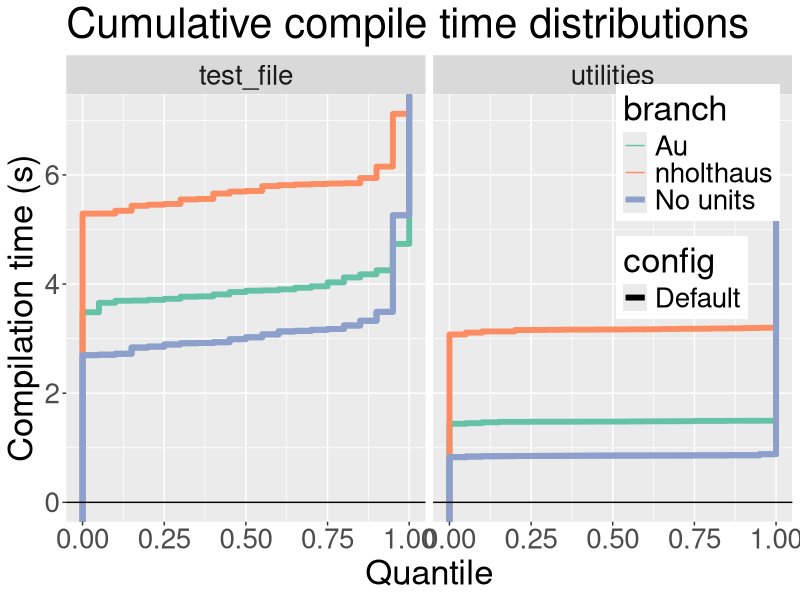
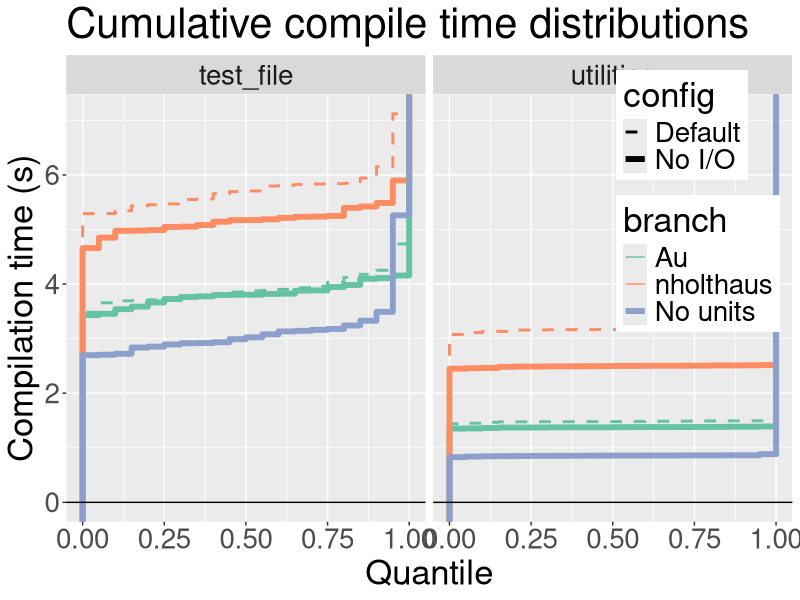
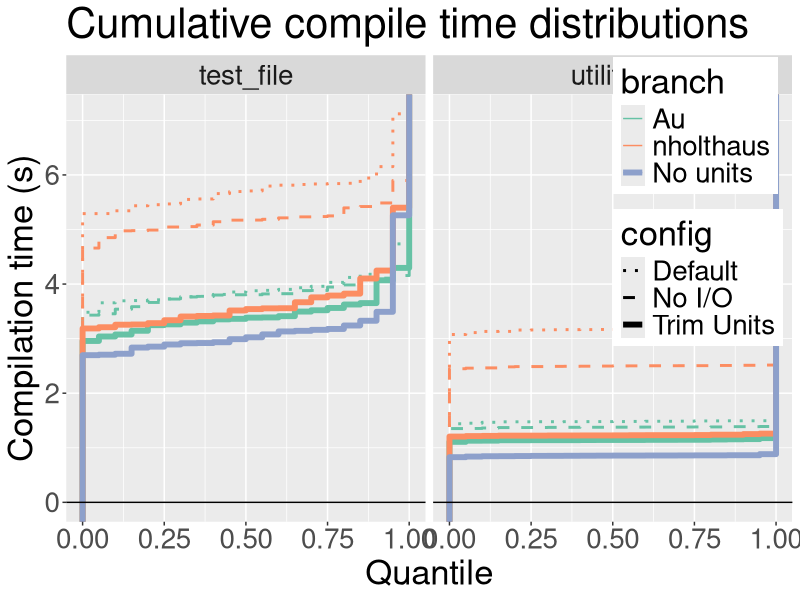

The R source for these figures, in order:
library(ggplot2)
library(stringr)
library(Cairo)

d <- read.csv('./absolute-compile-times2022-10-22_16h57m47s.csv',
              header=FALSE,
              stringsAsFactors=FALSE)
colnames(d) <- c('date', 'target', 'branch', 'config', 'time_us')
d$date <- gsub(" UTC", "", d$date)
d$date <- as.POSIXct(d$date, format="%a %b %d %H:%M:%S %Y")
d$time_s = d$time_us / 1e6

limits <- c('au', 'nholthaus', 'no-units')
labels <- str_wrap(
    c(
        'Au',
        'nholthaus',
        'No units'
    ),
    width=15,
)
################################################################################

cumulative_plot <- function(configs)
{
  my_data <- subset(d, config %in% configs)
  config_labels <- c('Default', 'No I/O', 'Trim Units')[1:length(configs)]
  line_widths <- ifelse(configs == tail(configs, n=1), 2, 1)
  line_types <- length(configs):1
  print(line_widths)
  (ggplot(my_data, aes(x=time_s, colour=branch, linetype=config, linewidth=config))
    + theme(text=element_text(size=25))
    + stat_ecdf()
    + stat_ecdf(data=subset(my_data, config == 'base' & branch == 'no-units'), linewidth=2, linetype=1)
    + geom_vline(xintercept=0)
    + scale_x_continuous(name='Compilation time (s)')
    + scale_y_continuous(name='Quantile')
    + scale_discrete_manual(aesthetic="linewidth", values=line_widths, labels=config_labels)
    + scale_discrete_manual(aesthetic="linetype", values=line_types, labels=config_labels)
    + scale_colour_brewer(limits=limits, labels=labels, palette="Set2")
    + facet_wrap(. ~ target, scales='fixed')
    + ggtitle('Cumulative compile time distributions')
    + theme(legend.position=c(0.87, 0.75))
    + coord_flip()
  )
}

output <- function(plot, filename)
{
    CairoPNG(filename=filename, width=1600, height=1000)
    print(plot)
    dev.off()
}

output_filename <- function(configs)
{
  sprintf("cumulative_compile_times_%d_%s.png",
          length(configs),
          paste(configs, collapse="-"))
}

configs <- c('base', 'noio', 'split')
for (len in 1:length(configs))
{
  current_configs = configs[1:len]
  output(cumulative_plot(current_configs), filename=output_filename(current_configs))
}
